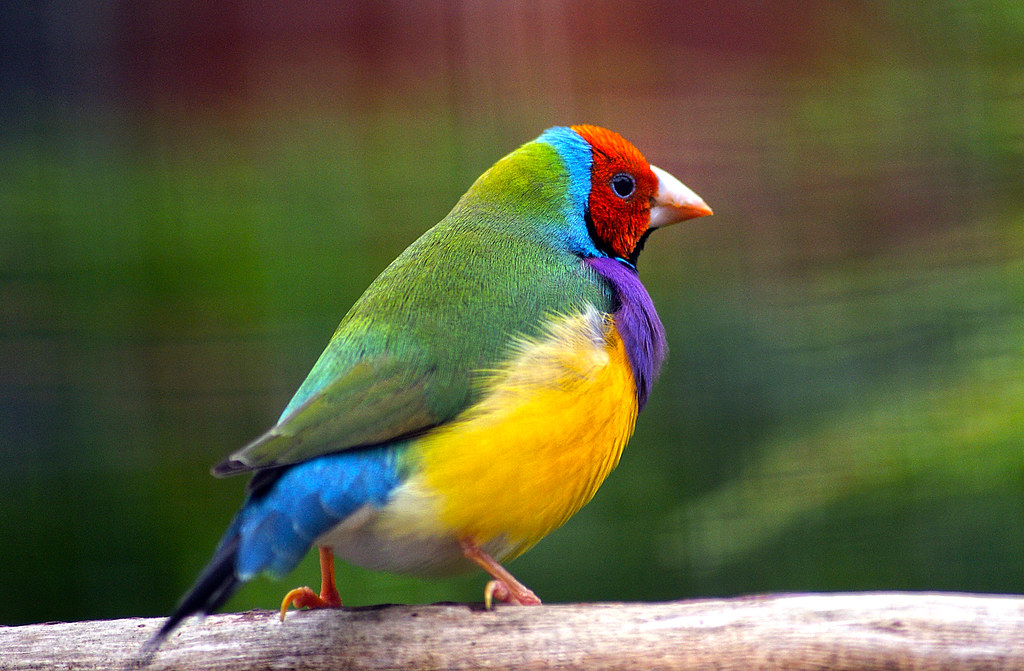
#> input picture vga/gauldian-finch.jpg, 1024 x 671 px
$ python convert_image.py gauldian-finch.jpg out.png
#> lines starting #> are read from the running program, lines starting #| are printed output that depends on the picture
#> further down, image is the input picture: PIL image 1024x671 RGB; mean R, G, B 94.8, 95.8, 63.9
#! /usr/bin/env python
from argparse import ArgumentParser
from io import BufferedWriter

from PIL import Image

def convert_image(
        image: Image.Image,
        outfile: BufferedWriter,
        binary_size: int,
        image_size: tuple[int],
):
    '''Converts image to Ben Eater 64-color video card compatible image'''
#> called with binary_size = 32, image_size = (100, 75)

    # Get the palette image to be used in quantizing the source image
    palette = get_palette()
    # Save the palette image. Can be helpful to debug hardware problems
    # if BE video image doesn't match the expected image (saved below)
    palette.save('palette.png')
    # resize the image
    image = image.resize(image_size)
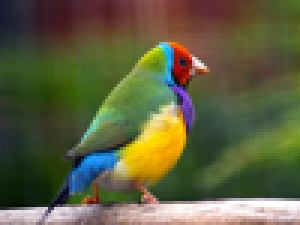
#> image: PIL image 100x75 RGB (shown 3 times larger); mean R, G, B 94.8, 95.8, 63.9
    # Force the image to RGB mode
    image = image.convert('RGB')
    # quantize() converts the image to the 64 colors of our palette
    # image. Dithering simulates a color by creating a "checkerboard"
    # of colors that the eye blends together. Floyd Steinberg is the
    # only dithering algorithm supported by the Pillow library at
    # this time.
    image = image.quantize(
        colors=64, palette=palette, dither=Image.FLOYDSTEINBERG
    )
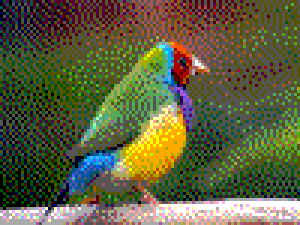
#> image: PIL image 100x75 P (shown 3 times larger); mean R, G, B 94.8, 95.8, 63.9
    # Save the quantized image so we can compare it to what we
    # see on our VGA monitor
    image.save('converted.png')
    # Convert the image to RGB so we can read off the RGB values
    # directly instead of looking them up in the palette
    image = image.convert('RGB')
    # Number of scan lines is binary size * 1024 / 128 (128 is the number
    # of addresses per scan line) which works out to binary_size * 8
    for y in range(binary_size * 8):
        # 128 is the number of memory addresses per scan line. This is
        # fixed by the Ben Eater video card design of using 7 row address
        # lines.
        for x in range(128):
            # If we are inside the image area, compute the pixel's color value
            if x < image_size[0] and y < image_size[1]:
                # getpixel() gets a tuple of RGB values for each pixel
                # in the case of a RGB image. If we used the palette-mode
                # image, it would return a single integer index value
                # that points to the color in the palette.
                r, g, b = image.getpixel((x, y))
                # In the Ben Eater design, the low order two bits (1s
                # and 2s places) are blue, the next higher two bits (4s
                # and 8s places) are green and the next higher two bits
                # after that (16s and 32s places) are red. the highest
                # two bits are ignored (this will set them to zero)
                color = 16*int(r/64) + 4*int(g/64) + int(b/64)
            # If we are outside the size of the image, color is 0 (black)
            else:
                color = 0
            # Convert the integer to a byte string of length 1. It doesn't
            # matter the byte order because there is only one byte, but
            # 'little' or 'big' must be supplied.
            outfile.write(color.to_bytes(1, 'little'))

def get_palette() -> Image:
    '''Creates an image that can be used as a palette'''

    # List all the colors in hexidecimal in order of R,G,B,R,G,B...
    # and convert to byte string. Color palette is chosen to
    # match the colors produceable by the Ben Eater video card
    palette_bytes = bytes([
        0x00, 0x00, 0x00,
        0x00, 0x00, 0x55,
        0x00, 0x00, 0xaa,
        0x00, 0x00, 0xff,
        0x00, 0x55, 0x00,
        0x00, 0x55, 0x55,
        0x00, 0x55, 0xaa,
        0x00, 0x55, 0xff,
        0x00, 0xaa, 0x00,
        0x00, 0xaa, 0x55,
        0x00, 0xaa, 0xaa,
        0x00, 0xaa, 0xff,
        0x00, 0xff, 0x00,
        0x00, 0xff, 0x55,
        0x00, 0xff, 0xaa,
        0x00, 0xff, 0xff,
        0x55, 0x00, 0x00,
        0x55, 0x00, 0x55,
        0x55, 0x00, 0xaa,
        0x55, 0x00, 0xff,
        0x55, 0x55, 0x00,
        0x55, 0x55, 0x55,
        0x55, 0x55, 0xaa,
        0x55, 0x55, 0xff,
        0x55, 0xaa, 0x00,
        0x55, 0xaa, 0x55,
        0x55, 0xaa, 0xaa,
        0x55, 0xaa, 0xff,
        0x55, 0xff, 0x00,
        0x55, 0xff, 0x55,
        0x55, 0xff, 0xaa,
        0x55, 0xff, 0xff,
        0xaa, 0x00, 0x00,
        0xaa, 0x00, 0x55,
        0xaa, 0x00, 0xaa,
        0xaa, 0x00, 0xff,
        0xaa, 0x55, 0x00,
        0xaa, 0x55, 0x55,
        0xaa, 0x55, 0xaa,
        0xaa, 0x55, 0xff,
        0xaa, 0xaa, 0x00,
        0xaa, 0xaa, 0x55,
        0xaa, 0xaa, 0xaa,
        0xaa, 0xaa, 0xff,
        0xaa, 0xff, 0x00,
        0xaa, 0xff, 0x55,
        0xaa, 0xff, 0xaa,
        0xaa, 0xff, 0xff,
        0xff, 0x00, 0x00,
        0xff, 0x00, 0x55,
        0xff, 0x00, 0xaa,
        0xff, 0x00, 0xff,
        0xff, 0x55, 0x00,
        0xff, 0x55, 0x55,
        0xff, 0x55, 0xaa,
        0xff, 0x55, 0xff,
        0xff, 0xaa, 0x00,
        0xff, 0xaa, 0x55,
        0xff, 0xaa, 0xaa,
        0xff, 0xaa, 0xff,
        0xff, 0xff, 0x00,
        0xff, 0xff, 0x55,
        0xff, 0xff, 0xaa,
        0xff, 0xff, 0xff,
    ])
    # Create an RGB image from the palatte byte string. Image
    # is a row of pixels of each color followed by two rows of
    # black (0, 0, 0)
    palette = Image.frombytes('RGB', (64, 1), palette_bytes)
    # Convert image to a Palette image. Using Adaptive strategy
    # forces image to use the palette colors. If you leave off
    # the palette argument, it will convert the image to using
    # the default "Web" palette which consists of the 216 color
    # combinations of the values (00, 33, 66, 99, cc, ff)
    palette = palette.convert('P', colors=64, palette=Image.ADAPTIVE)
    return palette


if __name__ == '__main__':
    # Require an image file and an output file. The output file will be
    # the binary loaded on the Video card ROM
    parser = ArgumentParser(
        prog='BE VGA Card Image Converter',
        description='Converts an image to bin file compatible with Ben Eater '
            'VGA Card'
    )
    parser.add_argument('imagefile', help="name of image file")
    parser.add_argument('outfile', help="name of output file")
    # Default height is 75. Use 64 if generating image for
    # Ben Eater 6502 computer video card
    parser.add_argument(
        '-g', '--height', default=75, type=int,
        help='height of final image'
    )
    # Default width is 100. Use 128 to make full use of
    # SDV hardware scrolling
    parser.add_argument(
        '-w', '--width', default=100, type=int,
        help='width of final image'
    )
    # Default to 32kB ROM image. Some EPROM programmers require binary
    # EPROM image to match the size of the EPROM being programmed.
    parser.add_argument(
        '-s', '--size', default=32, type=int,
        help='Size (in kilobytes) of binary to create'
    )
    args = parser.parse_args()

    image = Image.open(args.imagefile)
    with open(args.outfile, 'wb') as outfile:
        convert_image(
            image, outfile,
            binary_size=args.size,
            image_size=(args.width, args.height)
        )
